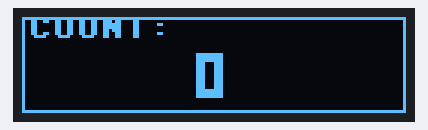
This program was run on a simulated ESP32 board running MicroPython. Shown: 128×32 one-colour display.

Above: at 0.08 s.
At 5.05 s:
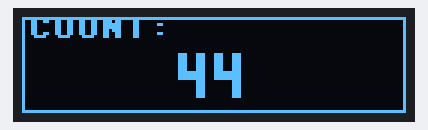
At 10.02 s:
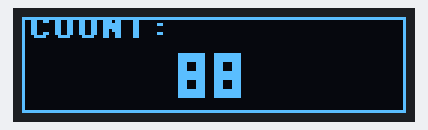
At 19.98 s:
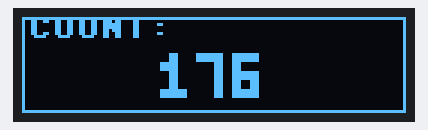
At 29.95 s:
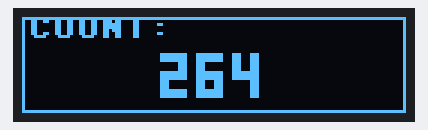
At 39.93 s:
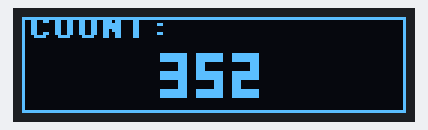

The program:

display_mini.py
```python
import machine
import ssd1306
import time

# --- CONFIGURATION ---
SDA_PIN = 5
SCL_PIN = 6
# Try 32 first. If you have black space at the bottom, try 48 or 64.
SCREEN_WIDTH = 128
SCREEN_HEIGHT = 32

i2c = machine.SoftI2C(sda=machine.Pin(SDA_PIN), scl=machine.Pin(SCL_PIN))
oled = ssd1306.SSD1306_I2C(SCREEN_WIDTH, SCREEN_HEIGHT, i2c)

# 3x5 Bitmap Font for Digits 0-9
DIGITS = [
    [1, 1, 1, 1, 0, 1, 1, 0, 1, 1, 0, 1, 1, 1, 1],  # 0
    [0, 1, 0, 1, 1, 0, 0, 1, 0, 0, 1, 0, 1, 1, 1],  # 1
    [1, 1, 1, 0, 0, 1, 1, 1, 1, 1, 0, 0, 1, 1, 1],  # 2
    [1, 1, 1, 0, 0, 1, 1, 1, 1, 0, 0, 1, 1, 1, 1],  # 3
    [1, 0, 1, 1, 0, 1, 1, 1, 1, 0, 0, 1, 0, 0, 1],  # 4
    [1, 1, 1, 1, 0, 0, 1, 1, 1, 0, 0, 1, 1, 1, 1],  # 5
    [1, 1, 1, 1, 0, 0, 1, 1, 1, 1, 0, 1, 1, 1, 1],  # 6
    [1, 1, 1, 0, 0, 1, 0, 0, 1, 0, 0, 1, 0, 0, 1],  # 7
    [1, 1, 1, 1, 0, 1, 1, 1, 1, 1, 0, 1, 1, 1, 1],  # 8
    [1, 1, 1, 1, 0, 1, 1, 1, 1, 0, 0, 1, 1, 1, 1],  # 9
]


def draw_digit(num, x, y, size):
    if 0 <= num <= 9:
        bitmap = DIGITS[num]
        for i in range(15):
            if bitmap[i]:
                oled.fill_rect(x + (i % 3 * size), y + (i // 3 * size), size, size, 1)


count = 0

while True:
    oled.fill(0)

    # 1. Draw Header (Small Text)
    # If height is small (32), we put header at Y=0
    oled.text("COUNT:", 2, 0)

    # 2. Draw Big Numbers
    s_count = str(count)

    # Dynamic Sizing:
    # If screen is 32px tall, use Scale 3 (Digit height 15px).
    # If screen is 64px tall, use Scale 5 (Digit height 25px).
    if SCREEN_HEIGHT <= 32:
        scale = 3
        y_pos = 12  # Place below the header
    else:
        scale = 5
        y_pos = 20

    # Center the number block horizontally
    digit_width = 3 * scale
    total_width = len(s_count) * (digit_width + scale)
    start_x = (SCREEN_WIDTH - total_width) // 2

    for i, char in enumerate(s_count):
        # x position + spacing (1 scale unit gap)
        draw_digit(int(char), start_x + (i * (digit_width + scale)), y_pos, scale)

    # 3. Debug Border (Optional)
    # Draws a box around the screen edges so you can see if physical clipping happens
    oled.rect(0, 0, SCREEN_WIDTH, SCREEN_HEIGHT, 1)

    oled.show()
    count += 1
    time.sleep(0.1)
```
